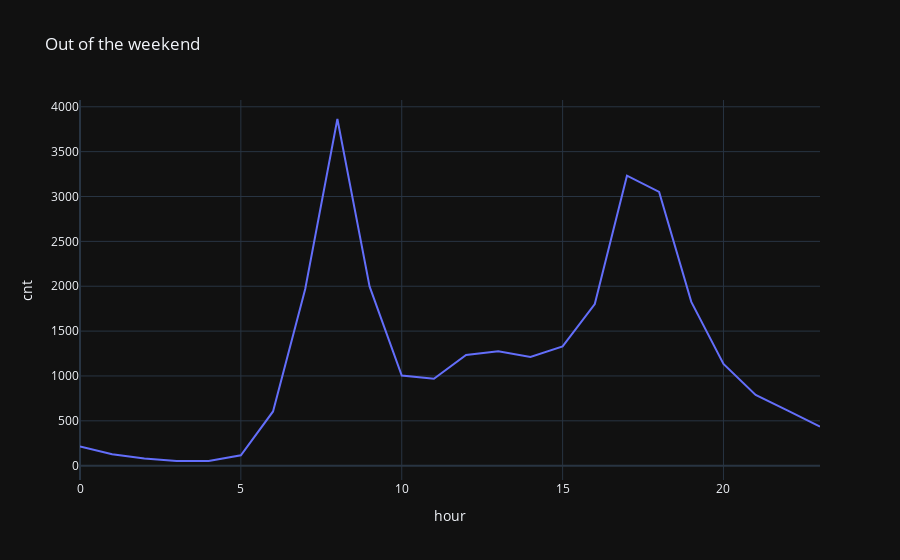

Notebook code for this chart:
### Markdown cell above
Using the plotly express library, build a line chart of the average value of the cnt variable by hours on non-weekend days (use the cnt_by_weekend_hour object). Set the title of the chart: 'Out of the weekend'.

### Code cell
cnt_by_weekend_hour = df.groupby(['is_weekend', 'hour'])['cnt'].mean().reset_index()
non_weekend_data = cnt_by_weekend_hour[cnt_by_weekend_hour['is_weekend'] == 0]
px.line(non_weekend_data, x='hour', y='cnt', title='Out of the weekend',template='plotly_dark')

### Figure 1 — Plotly figure (JSON) as saved in the notebook; plotly's stock layout.template omitted (floating-point values rounded to 4 significant figures)
{"data": [{"hovertemplate": "hour=%{x}<br>cnt=%{y}<extra></extra>", "legendgroup": "", "line": {"color": "#636efa", "dash": "solid"}, "marker": {"symbol": "circle"}, "mode": "lines", "name": "", "orientation": "v", "showlegend": false, "type": "scatter", "x": [0, 1, 2, 3, 4, 5, 6, 7, 8, 9, 10, 11, 12, 13, 14, 15, 16, 17, 18, 19, 20, 21, 22, 23], "xaxis": "x", "y": [215.4, 128.0, 81.01, 53.25, 52.25, 116.1, 604.7, 1970.0, 3864.0, 1998.0, 1004.0, 968.4, 1234.0, 1277.0, 1212.0, 1330.0, 1802.0, 3232.0, 3052.0, 1826.0, 1134.0, 789.1, 614.7, 434.9], "yaxis": "y"}], "layout": {"legend": {"tracegroupgap": 0}, "title": {"text": "Out of the weekend"}, "xaxis": {"anchor": "y", "domain": [0, 1], "title": {"text": "hour"}}, "yaxis": {"anchor": "x", "domain": [0, 1], "title": {"text": "cnt"}}}}
